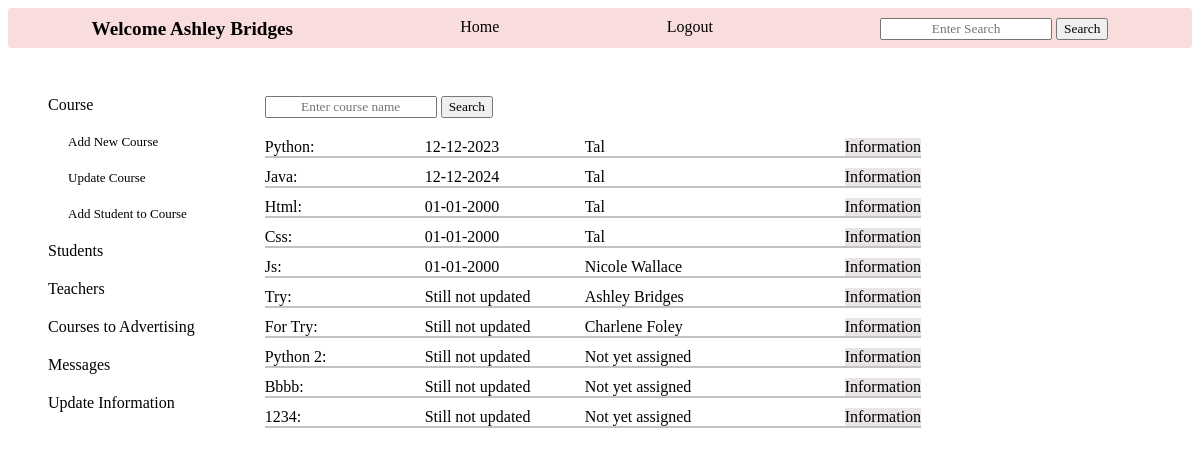
Screenshot of /admin_courses (signed in) with the database file from the repository.
### tables this page shows
CREATE TABLE courses (
        id INTEGER PRIMARY KEY,
        name TEXT NOT NULL,
        description TEXT DEFAULT "Still not updated",
        teacher_id TEXT NOT NULL DEFAULT "Still not updated",
        start TEXT DEFAULT "Still not updated",
        day TEXT DEFAULT "Still not updated",
        time TEXT DEFAULT "Still not updated", 
        FOREIGN KEY (teacher_id) REFERENCES teachers (id)
        );

CREATE TABLE teachers (
        id INTEGER PRIMARY KEY,
        name TEXT NOT NULL,
        email TEXT UNIQUE ,
        phone TEXT UNIQUE ,
        user_id INTEGER,
        FOREIGN KEY(user_id) REFERENCES new_users (id)
        );

### app.py (the view, shortened to what this page needs)
@app.route('/admin_courses',methods=['GET', 'POST'])
def admin_courses(): # courses information and actions for admin
    log=check_log()
    info=info_user()
    form=['create']
    return render_template('admin_courses.html', log=log, info=info, course_dict='', course_attend='', attend_update='', attend_date_update='', form=form, courses_teachers=create_courses_objects(crud.read_all('courses')), admin_id=session['id'])

### app.py (called while the page is built)
def check_log(): #check if user is loged in or not
    log_result={}
    if "name" in session:
        link='/logout'
        log='Logout'
        log_result['link']=link
        log_result['log']=log
        return log_result
    else:
        link='/login'
        log='Login'
        log_result['link']=link
        log_result['log']=log
        return log_result

def info_user(): # get user info
    if "role" in session:
        info={}
        if session['role']=='admin':
            info['id']=session['id']
            info['link']=f"/administrator/{session['id']}"
            info['word']='Administrator'
            info['hello']=f"Hello {crud.admin_name(session['id'])}- what do you want to do?"
        if session['role']=='teacher':
            info['id']=session['id']
            info['link']=f"/teacher_profile/{session['id']}"
            info['word']=f"Welcome {crud.teacher_name(session['id'])}"
            info['class']='user_hello'
        if session['role']=='student':
            info['id']=session['id']
            info['link']=f"/student_profile/{session['id']}"
            info['word']=f"Welcome {crud.student_name(session['id'])}"
            info['class']='user_hello'
        return info

### crud.py (called while the page is built)
def read_all(table):
    return query(f"SELECT * FROM {table}")

def read_if(column, table, value, condition):
    return query(f"SELECT {column} FROM {table} WHERE {value}='{condition}'")

def teacher_name(teacher_id):
    name=read_if('name', 'teachers', 'id', teacher_id)
    name=name[0][0]
    return name

### functions.py (called while the page is built)
def create_courses_objects(courses: list):
    courses_objects=[classes.Course(course[0], course[1], course[2], course[3], course[4], course[5], course[6] ) for course in courses]
    for c in courses_objects:
        if c.description=='':
            c.description='Still not updated'
        if c.teacher_id=='':
            c.teacher_id=['','Not yet assigned']
        else:
            c.teacher_id=[c.teacher_id, crud.teacher_name(c.teacher_id)]
        if c.start=='':
            c.start='Still not updated'
        else:
            c.start=f'{c.start[8:]}-{c.start[5:7]}-{c.start[0:4]}'
        if c.day=='':
            c.day='Still not updated'
        if c.time=='':
            c.time='Still not updated'
    return courses_objects

### setup_db.py (called while the page is built)
def query(sql):
    with sqlite3.connect('students.db') as conn:
        cur=conn.cursor()
        cur.execute(sql)
        return cur.fetchall()

### templates/admin_courses.html (shortened to what this page needs)
{% include "admin_nav_courses.html" %}
    <div class="admin_courses_main">
        <div class="main_course_search">
            <div class="course_search">
                {% for f in form %}
                <form action="" method="POST">
                    <input type="text" name="search" placeholder="Enter course name" autofocus>
                    <input type="submit" value="Search">
                </form>
                {% endfor %}
            </div>
            <div class="courses_list">
                {% for course in courses_teachers %}
                <div class="course_info">
                    <div class="course_name"> {{course.name}}:</div>
                    <div class="course_start">{{course.start}}</div>
                    <div class="course_teacher">{{course.teacher_id[1]}}</div>
                    <a href="/course_info/{{course.tid}}">Information</a>
                </div>
                {% endfor %}
            </div>
        </div>
    </div>
    <div class="info_more_links">
    </div>
</div>

### static/style.css (style rules this page uses)
input { font-family: 'Times New Roman', Times, serif; text-align: center; }
.info_more_links { display: flex; gap: 5px; grid-row: 1; grid-column: 2; height: 18px; margin-left: 320px; }
.admin_courses_main { grid-column: 2; grid-row: 2; display: flex; }
.main_course_search { display: flex; flex-direction: column; gap:20px; }
.courses_list { display: flex; flex-direction: column; gap:10px; }
.course_info { display: flex; gap: 10px; justify-content: left; border-bottom: solid; border-width: 2px; border-color: rgb(195, 193, 193); }
.course_info>a { text-decoration: none; color: black; background-color: rgb(233, 229, 229); }
.course_name { width: 150px; }
.course_start { width:150px ; }
.course_teacher { width: 250px; }

### rows the page displays
courses: name "Python", start "12-12-2023", name "Tal"
courses: name "Java", start "12-12-2024", name "Tal"
courses: name "Html", start "01-01-2000", name "Tal"
courses: name "Css", start "01-01-2000", name "Tal"
courses: name "Js", start "01-01-2000", name "Nicole Wallace"
courses: name "Try", start "Still not updated", name "Ashley Bridges"
courses: name "For Try", start "Still not updated", name "Charlene Foley"
courses: name "Python 2", start "Still not updated", teacher_id "Not yet assigned"
courses: name "Bbbb", start "Still not updated", teacher_id "Not yet assigned"
courses: name "1234", start "Still not updated", teacher_id "Not yet assigned"

### other values shown
{{ info.word }} "Welcome Ashley Bridges"
{{ log.log }} "Logout"
